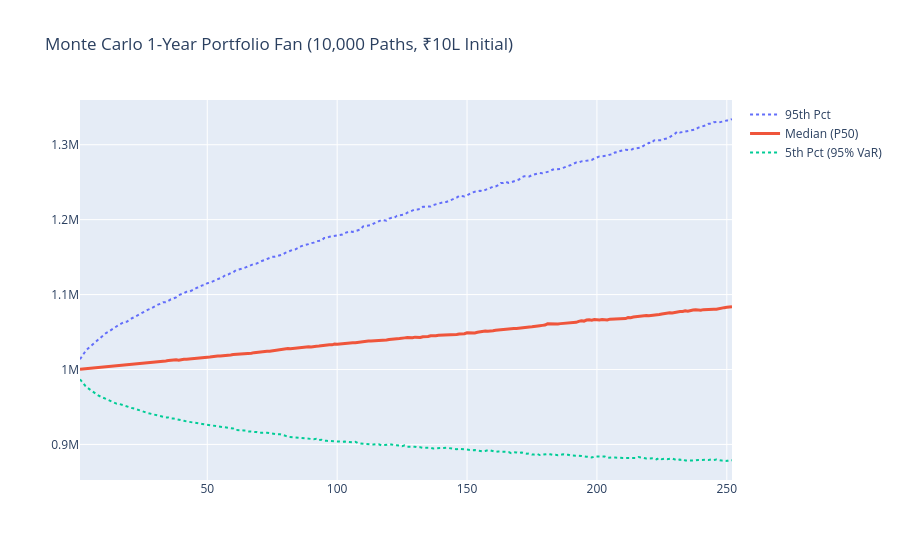

Here is the notebook cell this chart was saved with:
### Markdown cell above
## 3. 10,000-Path Cholesky Monte Carlo Simulation & Statistical Sanity Audit

### Code cell
mc_result = run_monte_carlo(
    log_returns,
    weights,
    n_simulations=settings.mc_simulations,
    horizon_days=252,
    initial_capital=1_000_000.0,
    confidence=settings.var_confidence,
)

sim_mean_ret = float(mc_result["terminal_returns"].mean())
print(f"Historical Annualized Return : {kpis['annualized_return']:.2%}")
print(f"Simulated Mean 1Y Return     : {sim_mean_ret:.2%}")
print(f"1Y 95% Monte Carlo VaR (INR) : ₹{mc_result['mc_var_95_horizon_inr']:,.2f}")

fan = mc_result["percentile_fan"]
fig_fan = go.Figure()
fig_fan.add_trace(go.Scatter(x=fan["day"], y=fan["p95"], name="95th Pct", line={"dash": "dot"}))
fig_fan.add_trace(go.Scatter(x=fan["day"], y=fan["p50"], name="Median (P50)", line={"width": 3}))
fig_fan.add_trace(go.Scatter(x=fan["day"], y=fan["p05"], name="5th Pct (95% VaR)", line={"dash": "dot"}))
fig_fan.update_layout(title="Monte Carlo 1-Year Portfolio Fan (10,000 Paths, ₹10L Initial)")
fig_fan.show()

### Figure 1 — Plotly figure (JSON) as saved in the notebook; plotly's stock layout.template omitted (floating-point values rounded to 4 significant figures; data arrays with more than 128 entries replaced by an {"elided": "..."} marker saying what was removed)
{"data": [{"line": {"dash": "dot"}, "name": "95th Pct", "type": "scatter", "x": {"elided": "252 int values"}, "y": {"elided": "252 float values"}}, {"line": {"width": 3}, "name": "Median (P50)", "type": "scatter", "x": {"elided": "252 int values"}, "y": {"elided": "252 float values"}}, {"line": {"dash": "dot"}, "name": "5th Pct (95% VaR)", "type": "scatter", "x": {"elided": "252 int values"}, "y": {"elided": "252 float values"}}], "layout": {"title": {"text": "Monte Carlo 1-Year Portfolio Fan (10,000 Paths, ₹10L Initial)"}}}
